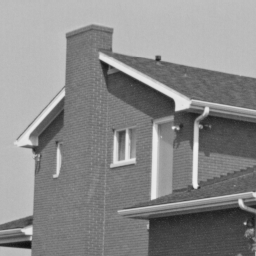
#> input picture Week5/nha_mau.png, 256 x 256 px
$ python harris_cau1.py --image nha_mau.png   (older library calls are emulated)
#> lines starting #> are read from the running program, lines starting #| are printed output that depends on the picture; after the words box and inside, x2 and y2 are one past the last pixel; in counts of white or black regions, pixels touching at a corner belong together
import argparse
from pathlib import Path

import cv2
import numpy as np


# ==================== 1. ĐƯỜNG DẪN ẢNH ĐẦU VÀO ====================
# Ảnh ngôi nhà và thư mục lưu kết quả.
THU_MUC = Path(__file__).resolve().parent
THU_MUC_KET_QUA = THU_MUC / 'ket_qua_cau1'
ANH_DAU_VAO = THU_MUC / 'nha_mau.png'


# ==================== 2. HARRIS TỰ XÂY DỰNG ====================
def harris_tu_viet(anh_xam, block_size=3, k=0.04):
    # Bước 1: Tính đạo hàm theo x và y bằng hai bộ lọc Sobel 3x3.
    sobel_x = np.array([[-1, 0, 1],
                        [-2, 0, 2],
                        [-1, 0, 1]], dtype=np.float32)
    sobel_y = sobel_x.T

    # Chuẩn hóa giống Harris OpenCV khi dùng ảnh float trong khoảng [0, 1].
    he_so = 1.0 / (4 * block_size)
    Ix = cv2.filter2D(anh_xam, cv2.CV_32F, sobel_x * he_so)
    Iy = cv2.filter2D(anh_xam, cv2.CV_32F, sobel_y * he_so)

    # Bước 2: Tính các tích đạo hàm tại từng pixel.
    Ix2 = Ix * Ix
    Iy2 = Iy * Iy
    Ixy = Ix * Iy

    # Bước 3: Tính tổng trong cửa sổ block_size x block_size.
    # M = [[Sxx, Sxy], [Sxy, Syy]]
    cua_so = (block_size, block_size)
    Sxx = cv2.boxFilter(Ix2, -1, cua_so, normalize=False)
    Syy = cv2.boxFilter(Iy2, -1, cua_so, normalize=False)
    Sxy = cv2.boxFilter(Ixy, -1, cua_so, normalize=False)

    # Bước 4: Tính độ đáp ứng Harris: R = det(M) - k * trace(M)^2.
    det_M = Sxx * Syy - Sxy * Sxy
    trace_M = Sxx + Syy
    R = det_M - k * trace_M ** 2
    return R


# ==================== 3. LỌC VÀ CHỌN CÁC ĐIỂM GÓC ====================
def lay_diem_goc(R):
    diem_goc = []
    if R.max() <= 0:
        return diem_goc

    # Lọc ngưỡng 1% R lớn nhất và giữ cực đại cục bộ trong vùng 7x7.
    nguong = 0.01 * R.max()
    cuc_dai = cv2.dilate(R, np.ones((7, 7), dtype=np.uint8))
    mat_na = ((R > nguong) & (R == cuc_dai)).astype(np.uint8)

    # Gộp các pixel cực đại liền nhau, lấy một điểm có R lớn nhất mỗi vùng.
    so_vung, nhan, thong_ke, _ = cv2.connectedComponentsWithStats(mat_na)
    for i in range(1, so_vung):  # Bỏ vùng 0 vì đây là nền.
        x, y, rong, cao, _ = thong_ke[i]
        vung_R = R[y:y + cao, x:x + rong].copy()
        vung_nhan = nhan[y:y + cao, x:x + rong]
        vung_R[vung_nhan != i] = -np.inf
        dy, dx = np.unravel_index(np.argmax(vung_R), vung_R.shape)
        diem_goc.append((int(x + dx), int(y + dy)))

    return diem_goc


# ==================== 4. ĐỌC ẢNH VÀ CHUẨN BỊ DỮ LIỆU ====================
if __name__ == '__main__':
    # Đọc tham số dòng lệnh.
    parser = argparse.ArgumentParser()
    parser.add_argument('--image', help='Duong dan anh dau vao')
    parser.add_argument('--show', action='store_true')
    args = parser.parse_args()

    # Đọc ảnh ngôi nhà hoặc ảnh được truyền qua --image.
    duong_dan_anh = Path(args.image) if args.image else ANH_DAU_VAO
    if not duong_dan_anh.is_file():
        raise FileNotFoundError(f'Khong tim thay anh: {duong_dan_anh}')

    # Đọc ảnh màu, hỗ trợ đường dẫn có dấu.
    du_lieu = np.fromfile(str(duong_dan_anh), dtype=np.uint8)
    anh = cv2.imdecode(du_lieu, cv2.IMREAD_COLOR)
#> anh is the input picture: shape (256, 256, 3); min 16, max 239, mean 138
    if anh is None:
        raise ValueError(f'Khong doc duoc anh: {duong_dan_anh}')

    # Chuyển ảnh xám và chuẩn hóa về float32 trong khoảng [0, 1].
    anh_xam = cv2.cvtColor(anh, cv2.COLOR_BGR2GRAY)
    anh_xam = anh_xam.astype(np.float32) / 255.0

    # ==================== 5. CHẠY HAI CÁCH HARRIS ====================
    # Harris có sẵn: cửa sổ 3x3, Sobel 3x3, k = 0.04.
    R_opencv = cv2.cornerHarris(anh_xam, blockSize=3, ksize=3, k=0.04)
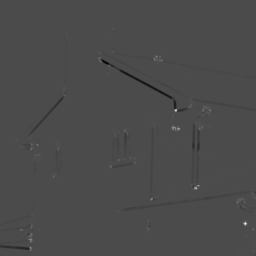
#> R_opencv: shape (256, 256) float32; min -0.00265, max 0.00626, mean -1.11e-05; drawn with min black and max white

    # Harris tự viết với cùng tham số.
    R_tu_viet = harris_tu_viet(anh_xam)
#> in harris_tu_viet, `Ixy = Ix * Iy`:
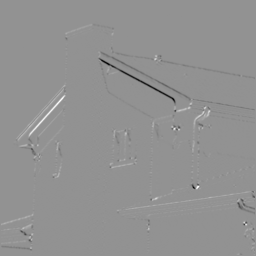
#> Ixy: shape (256, 256) float32; min -0.021, max 0.0156, mean -1.37e-05; drawn with min black and max white
#> in harris_tu_viet, `trace_M = Sxx + Syy`:
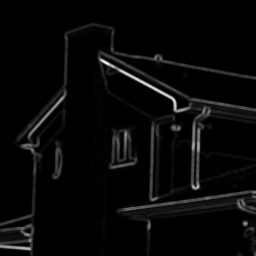
#> trace_M: shape (256, 256) float32; min 8.54e-07, max 0.258, mean 0.00854; drawn with min black and max white

    # Lấy tọa độ góc từ hai ma trận đáp ứng.
    goc_opencv = lay_diem_goc(R_opencv)
#> in lay_diem_goc, `nguong = 0.01 * R.max()`: nguong = 6.26e-05
#> in lay_diem_goc, `mat_na = ((R > nguong) & (R == cuc_dai)).astype(np.uint8)`:
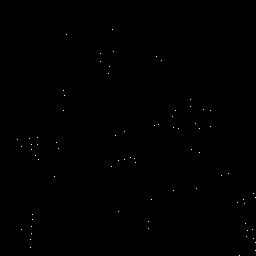
#> mat_na: shape (256, 256); values 0 (black) and 1 (white), 0.11% white in thin lines or dots, all inside (x1, y1, x2, y2) = (17, 29, 256, 256)
#> in lay_diem_goc, `so_vung, nhan, thong_ke, _ = cv2.connectedComponentsWithStats(mat_na)`: nhan: shape (256, 256) int32; 76 distinct labels, from 0 to 75
#> in lay_diem_goc, `so_vung, nhan, thong_ke, _ = cv2.connectedComponentsWithStats(mat_na)`: so_vung = 76; thong_ke = 76 rows, first 6: [0, 0, 256, 256, 65461], [112, 29, 1, 1, 1], [66, 34, 1, 1, 1], [113, 51, 1, 1, 1], [100, 53, 1, 1, 1], [156, 56, 1, 1, 1]
#> the loop in lay_diem_goc, `for i in range(1, so_vung):` made 75 passes
#> (x, y, vung_nhan) on passes 1 to 12: (112, 29, [1]), (66, 34, [2]), (113, 51, [3]), (100, 53, [4]), (156, 56, [5]), (100, 61, [6]), (161, 60, [7]), (109, 66, [8]), (108, 73, [9]), (63, 90, [10]), (64, 95, [11]), (190, 99, [12])
#> after the loop in lay_diem_goc, `for i in range(1, so_vung):`: diem_goc = 75 pairs, first value 17 to 255, second value 29 to 255
#> goc_opencv has the same summary as diem_goc in lay_diem_goc
    goc_tu_viet = lay_diem_goc(R_tu_viet)
#> the loop in lay_diem_goc (call 2), `for i in range(1, so_vung):` made 75 passes

    # ==================== 6. ĐÁNH DẤU GÓC VÀ GHÉP ẢNH SO SÁNH ====================
    # Đánh dấu góc bằng vòng tròn đỏ trên bản sao của ảnh gốc.
    anh_opencv = anh.copy()
    anh_tu_viet = anh.copy()
    for x, y in goc_opencv:
        cv2.circle(anh_opencv, (x, y), 6, (0, 0, 255), 2, cv2.LINE_AA)
#> this loop made 75 passes
#> (x, y) on passes 1 to 12: (112, 29), (66, 34), (113, 51), (100, 53), (156, 56), (100, 61), (161, 60), (109, 66), (108, 73), (63, 90), (64, 95), (190, 99)
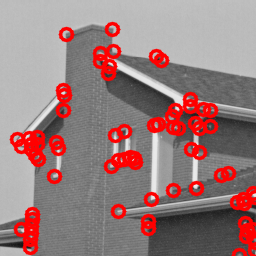
#> anh_opencv: shape (256, 256, 3); 15.23% of pixels changed, all inside (x1, y1, x2, y2) = (9, 21, 256, 256)
    for x, y in goc_tu_viet:
        cv2.circle(anh_tu_viet, (x, y), 6, (0, 0, 255), 2, cv2.LINE_AA)

    # Ghép ba ảnh theo chiều ngang, thêm tiêu đề và chú thích.
    danh_sach_anh = [anh, anh_opencv, anh_tu_viet]
    tieu_de = ['1. ANH GOC', '2. HARRIS OPENCV', '3. HARRIS TU VIET']
    chu_thich = ['Anh dau vao', 'Goc: vong tron do', 'Goc: vong tron do']
    mau_sac = [(65, 65, 65), (0, 0, 200), (200, 75, 0)]
    anh_co_tieu_de = []
    for i in range(3):
        # Thêm lề trắng và thanh tiêu đề.
        khung = cv2.copyMakeBorder(danh_sach_anh[i], 90, 16, 16, 16,
                                  cv2.BORDER_CONSTANT, value=(255, 255, 255))
        cv2.rectangle(khung, (0, 0), (khung.shape[1] - 1, 45), mau_sac[i], -1)
        cv2.putText(khung, tieu_de[i], (16, 30), cv2.FONT_HERSHEY_SIMPLEX,
                    0.7, (255, 255, 255), 2, cv2.LINE_AA)
        cv2.putText(khung, chu_thich[i], (16, 72), cv2.FONT_HERSHEY_SIMPLEX,
                    0.55, mau_sac[i], 1, cv2.LINE_AA)
        # Thêm viền xám ngăn cách các ảnh.
        khung = cv2.copyMakeBorder(khung, 12, 12, 12, 12,
                                  cv2.BORDER_CONSTANT, value=(220, 220, 220))
        anh_co_tieu_de.append(khung)
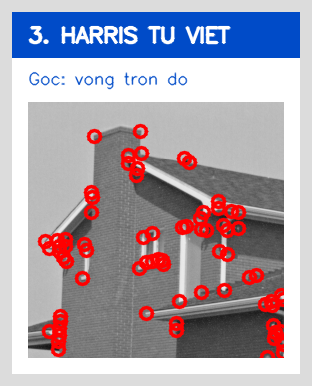
#> khung: shape (386, 312, 3); mean of channels 0, 1, 2 173.1, 160.6, 169.2; drawn as B, G, R
    anh_so_sanh = np.hstack(anh_co_tieu_de)
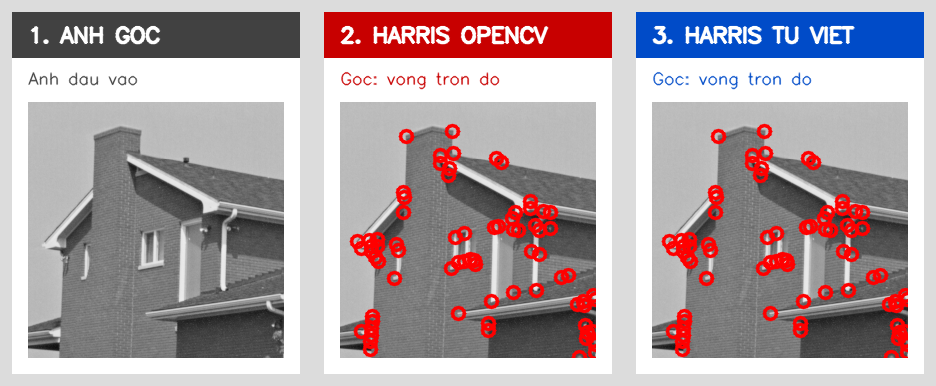
#> anh_so_sanh: shape (386, 936, 3); mean of channels 0, 1, 2 164.5, 160.3, 175.1; drawn as B, G, R

    # ==================== 7. LƯU ẢNH KẾT QUẢ ====================
    thu_muc = THU_MUC_KET_QUA
    thu_muc.mkdir(exist_ok=True)
    ten_anh = ['anh_goc.png', 'harris_opencv.png',
               'harris_tu_viet.png', 'so_sanh_harris.png']
    cac_anh = [anh, anh_opencv, anh_tu_viet, anh_so_sanh]
    for ten, hinh in zip(ten_anh, cac_anh):
        # Mã hóa PNG và lưu ảnh.
        thanh_cong, du_lieu = cv2.imencode('.png', hinh)
        if not thanh_cong:
            raise RuntimeError(f'Khong luu duoc anh {ten}')
        du_lieu.tofile(str(thu_muc / ten))
#> this loop made 4 passes
#> ten on passes 1 to 4: 'anh_goc.png', 'harris_opencv.png', 'harris_tu_viet.png', 'so_sanh_harris.png'

    print(f'Da luu anh ket qua vao: {thu_muc}')

    # ==================== 8. HIỂN THỊ KẾT QUẢ ====================
    if args.show:
        # Thu nhỏ cửa sổ hiển thị, giữ nguyên kích thước ảnh lưu.
        cv2.namedWindow('Cau 1 - Harris', cv2.WINDOW_NORMAL)
        chieu_rong = min(1500, anh_so_sanh.shape[1])
        chieu_cao = round(anh_so_sanh.shape[0] * chieu_rong / anh_so_sanh.shape[1])
        cv2.resizeWindow('Cau 1 - Harris', chieu_rong, chieu_cao)
        cv2.imshow('Cau 1 - Harris', anh_so_sanh)
        cv2.waitKey(0)  # Nhấn một phím bất kỳ để đóng cửa sổ.
        cv2.destroyAllWindows()
